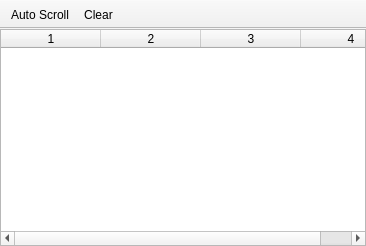
<?xml version="1.0" encoding="UTF-8"?>
<ui version="4.0">
 <class>JavaScriptConsole</class>
 <widget class="QMainWindow" name="JavaScriptConsole">
  <property name="geometry">
   <rect>
    <x>0</x>
    <y>0</y>
    <width>366</width>
    <height>246</height>
   </rect>
  </property>
  <property name="windowTitle">
   <string>JavaScript Debugger</string>
  </property>
  <widget class="QWidget" name="centralwidget">
   <layout class="QVBoxLayout" name="verticalLayout">
    <property name="spacing">
     <number>0</number>
    </property>
    <property name="margin">
     <number>0</number>
    </property>
    <item>
     <widget class="QTableWidget" name="tableWidget">
      <property name="editTriggers">
       <set>QAbstractItemView::NoEditTriggers</set>
      </property>
      <property name="alternatingRowColors">
       <bool>true</bool>
      </property>
      <property name="selectionBehavior">
       <enum>QAbstractItemView::SelectRows</enum>
      </property>
      <property name="verticalScrollMode">
       <enum>QAbstractItemView::ScrollPerPixel</enum>
      </property>
      <property name="horizontalScrollMode">
       <enum>QAbstractItemView::ScrollPerPixel</enum>
      </property>
      <property name="columnCount">
       <number>4</number>
      </property>
      <attribute name="horizontalHeaderStretchLastSection">
       <bool>true</bool>
      </attribute>
      <attribute name="verticalHeaderVisible">
       <bool>false</bool>
      </attribute>
      <attribute name="verticalHeaderDefaultSectionSize">
       <number>24</number>
      </attribute>
      <column/>
      <column/>
      <column/>
      <column/>
     </widget>
    </item>
   </layout>
  </widget>
  <widget class="QToolBar" name="toolBar">
   <property name="windowTitle">
    <string>toolBar</string>
   </property>
   <property name="movable">
    <bool>false</bool>
   </property>
   <property name="allowedAreas">
    <set>Qt::TopToolBarArea</set>
   </property>
   <property name="floatable">
    <bool>false</bool>
   </property>
   <attribute name="toolBarArea">
    <enum>TopToolBarArea</enum>
   </attribute>
   <attribute name="toolBarBreak">
    <bool>false</bool>
   </attribute>
   <addaction name="actionAutoScroll"/>
   <addaction name="actionClear"/>
  </widget>
  <action name="actionAutoScroll">
   <property name="checkable">
    <bool>true</bool>
   </property>
   <property name="text">
    <string>Auto Scroll</string>
   </property>
  </action>
  <action name="actionClear">
   <property name="text">
    <string>Clear</string>
   </property>
  </action>
 </widget>
 <resources/>
 <connections/>
</ui>
